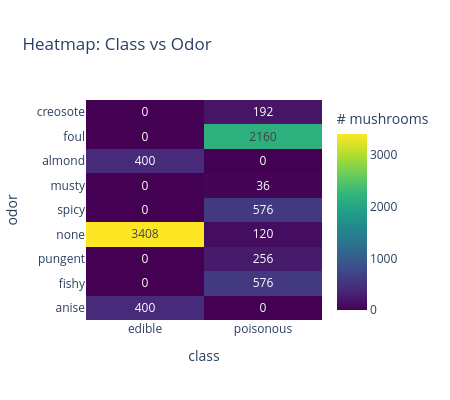

The notebook cell this image was saved under:
### Code cell
# Heatmap: Habitat vs Population
heatmap_data = (
    df.group_by(["class", "odor"])
    .agg(pl.len().alias("mushrooms"))
)

fig = px.density_heatmap(
    heatmap_data,
    x="class", 
    y="odor", 
    z="mushrooms",
    title="Heatmap: Class vs Odor",
    text_auto=True,
    color_continuous_scale="Viridis"
)
fig.update_layout(coloraxis_colorbar_title_text="# mushrooms")
fig.update_layout(width=450, height=400)
fig.show()

### Figure 1 — Plotly figure (JSON) as saved in the notebook; plotly's stock layout.template omitted (floating-point values rounded to 4 significant figures)
{"data": [{"coloraxis": "coloraxis", "histfunc": "sum", "hovertemplate": "class=%{x}<br>odor=%{y}<br>sum of mushrooms=%{z}<extra></extra>", "name": "", "texttemplate": "%{z}", "type": "histogram2d", "x": ["edible", "poisonous", "poisonous", "poisonous", "edible", "poisonous", "poisonous", "edible", "poisonous", "poisonous"], "xaxis": "x", "xbingroup": "x", "y": ["anise", "fishy", "pungent", "none", "none", "spicy", "musty", "almond", "foul", "creosote"], "yaxis": "y", "ybingroup": "y", "z": [400, 576, 256, 120, 3408, 576, 36, 400, 2160, 192]}], "layout": {"coloraxis": {"colorbar": {"title": {"text": "# mushrooms"}}, "colorscale": [[0, "#440154"], [0.1111, "#482878"], [0.2222, "#3e4989"], [0.3333, "#31688e"], [0.4444, "#26828e"], [0.5556, "#1f9e89"], [0.6667, "#35b779"], [0.7778, "#6ece58"], [0.8889, "#b5de2b"], [1, "#fde725"]]}, "height": 400, "legend": {"tracegroupgap": 0}, "title": {"text": "Heatmap: Class vs Odor"}, "width": 450, "xaxis": {"anchor": "y", "domain": [0, 1], "title": {"text": "class"}}, "yaxis": {"anchor": "x", "domain": [0, 1], "title": {"text": "odor"}}}}
